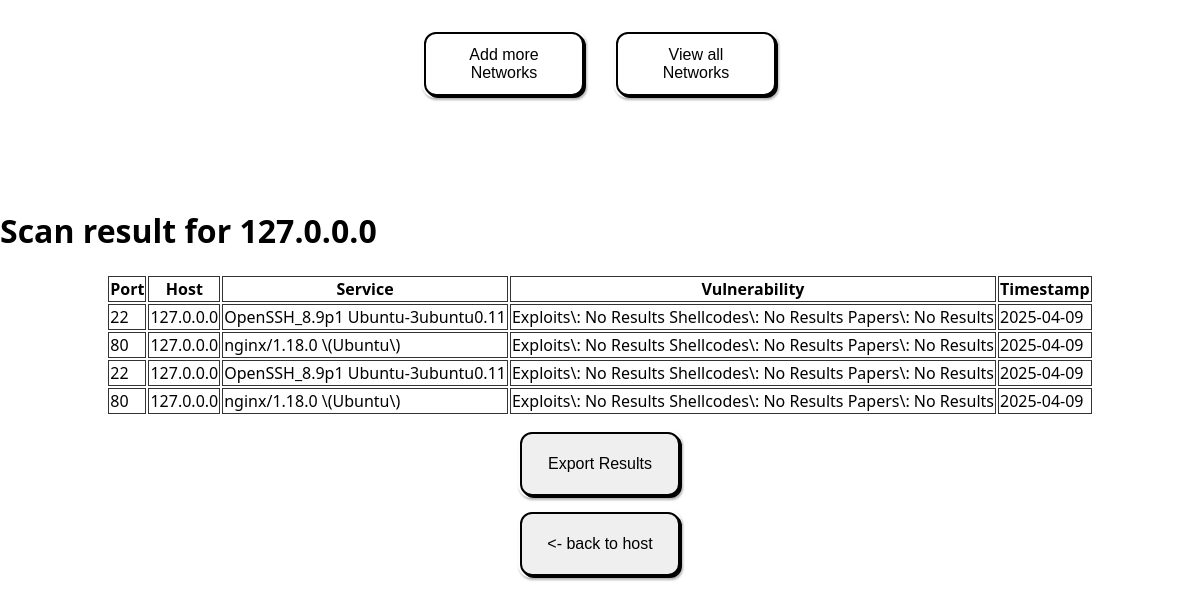
/results/2, run on an earlier commit of the app's database.
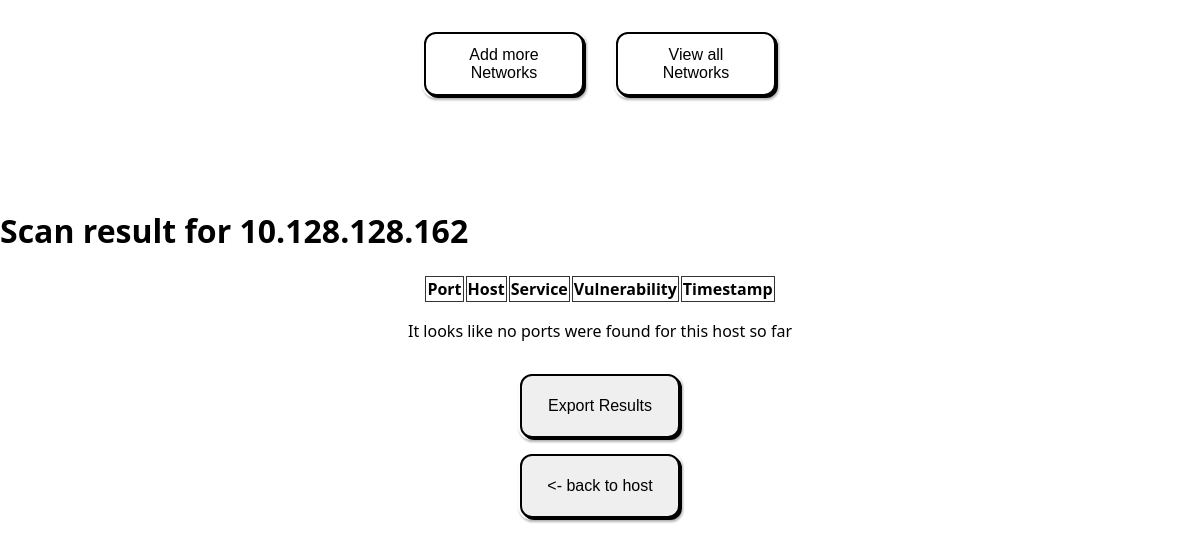
And on a later commit of the database.
### app/models/host.py (models this page shows)
class Host(db.Model):
    __tablename__ = 'hosts'
    id = db.Column(db.Integer, primary_key=True, nullable=False, index=True)
    ip = db.Column(db.String, nullable=False)
    network_id = db.Column(db.Integer, db.ForeignKey("networks.id"),
                           nullable=False)
    network = db.relationship('Network', back_populates='hosts')
    ports = db.relationship('Port', back_populates='host',
                            cascade='all, delete-orphan')

### app/models/port.py (models this page shows)
class Port(db.Model):
    __tablename__ = 'ports'
    id = db.Column(db.Integer, primary_key=True, nullable=False)
    port = db.Column(db.Integer, nullable=False)
    service = db.Column(db.String)
    vulnerabilities = db.Column(db.String)
    last_found = db.Column(db.Date)
    host_id = db.Column(db.Integer, db.ForeignKey("hosts.id"), nullable=False)
    host = db.relationship('Host', back_populates='ports')

### app/routes/host_routes.py (the view)
@host_blueprint.route('/results/<id>')
def get_results_of_host(id):
    id_as_str = validate(id)
    id_as_int:int = 0
    try:
        id_as_int = int(id_as_str)
    except ValueError:
        return 'invalid id', 400
    host = get_host_by_id(id_as_int)
    if not host:
        return 'Host not found', 404
    return render_template('results.html', css='', js='', host=host)

### app/repositories/host_repository.py (called while the page is built)
def get_host_by_id(id):
    host = Host.query.filter(Host.id == id).first()
    return host

### app/utils.py (called while the page is built)
def validate(text: str):
    output: str = text # make a local instance for changes
    for character in ('"<>|\\&(){}[];:' + "'"):
        if character in output:
            output = output.replace(character, '\\' + character) # escape characters
    return output

### app/templates/results.html (shortened to what this page needs)
{% extends 'base.html' %}
{% block head %}
<link rel="stylesheet" href="{{ url_for('static', filename='css/results.css') }}">
{% endblock %}
{% block body %}
    <h1>Scan result for {{host.ip}}</h1>
<div class="center">
<table>
    <tr>
        <th>Port</th>
        <th>Host</th>
        <th>Service</th>
        <th>Vulnerability</th>
        <th>Timestamp</th>
    </tr>
    {% for port in host.ports %}
        <tr>
            <td> {{port.port}} </td>
            <td> {{host.ip}} </td>
            <td> {{port.service}} </td>
            <td>
            {% if port.vulnerabilities|length > 100 %}
                Too long to display
            {% else %}
                 {{ port.vulnerabilities }}
            {% endif %}
            </td>
            <td> {{port.last_found}} </td>
        </tr>
{% endfor %}
</table>
</div>
    <div class="center">
        {% if not host.ports %}
        <p>It looks like no ports were found for this host so far</p>
    {% endif %}
    </div>
    <div class="center">
        <button onclick="download_results()">Export Results</button>
    </div>
    <div class="center">
        <button onclick="history.back()"><- back to host</button>
    </div>
{% endblock %}

What changed in the data, as far as the page shows it:
removed Port: port "22", {{ host.ip }} "127.0.0.0", service "OpenSSH_8.9p1 Ubuntu-3ubuntu0.11", vulnerabilities "Exploits\\: No Results Shellcodes\\: No Results Papers\\: No Results", last_found "2025-04-09"
removed Port: port "80", {{ host.ip }} "127.0.0.0", service "nginx/1.18.0 \\(Ubuntu\\)", vulnerabilities "Exploits\\: No Results Shellcodes\\: No Results Papers\\: No Results", last_found "2025-04-09"
removed Port: port "22", {{ host.ip }} "127.0.0.0", service "OpenSSH_8.9p1 Ubuntu-3ubuntu0.11", vulnerabilities "Exploits\\: No Results Shellcodes\\: No Results Papers\\: No Results", last_found "2025-04-09"
removed Port: port "80", {{ host.ip }} "127.0.0.0", service "nginx/1.18.0 \\(Ubuntu\\)", vulnerabilities "Exploits\\: No Results Shellcodes\\: No Results Papers\\: No Results", last_found "2025-04-09"
changed Host: ip "127.0.0.0" → "10.128.128.162"
Also different on the page:
text now shown: "It looks like no ports were found for this host so far"
